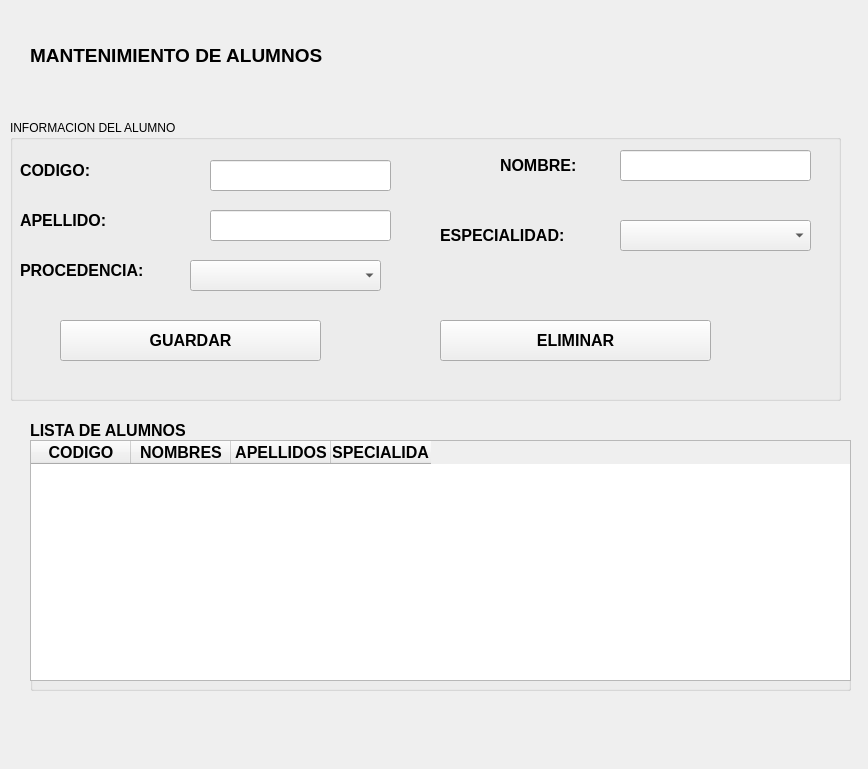
<?xml version="1.0" encoding="UTF-8"?>
<ui version="4.0">
 <class>MainWindow</class>
 <widget class="QMainWindow" name="MainWindow">
  <property name="geometry">
   <rect>
    <x>0</x>
    <y>0</y>
    <width>868</width>
    <height>769</height>
   </rect>
  </property>
  <property name="windowTitle">
   <string>MainWindow</string>
  </property>
  <widget class="QWidget" name="centralwidget">
   <widget class="QGroupBox" name="groupBox">
    <property name="geometry">
     <rect>
      <x>10</x>
      <y>120</y>
      <width>831</width>
      <height>281</height>
     </rect>
    </property>
    <property name="title">
     <string>INFORMACION DEL ALUMNO</string>
    </property>
    <widget class="QLabel" name="label">
     <property name="geometry">
      <rect>
       <x>10</x>
       <y>40</y>
       <width>111</width>
       <height>21</height>
      </rect>
     </property>
     <property name="font">
      <font>
       <pointsize>12</pointsize>
       <weight>75</weight>
       <bold>true</bold>
      </font>
     </property>
     <property name="text">
      <string>CODIGO:</string>
     </property>
    </widget>
    <widget class="QLabel" name="label_3">
     <property name="geometry">
      <rect>
       <x>10</x>
       <y>90</y>
       <width>111</width>
       <height>21</height>
      </rect>
     </property>
     <property name="font">
      <font>
       <pointsize>12</pointsize>
       <weight>75</weight>
       <bold>true</bold>
      </font>
     </property>
     <property name="text">
      <string>APELLIDO:</string>
     </property>
    </widget>
    <widget class="QLabel" name="label_4">
     <property name="geometry">
      <rect>
       <x>490</x>
       <y>30</y>
       <width>101</width>
       <height>31</height>
      </rect>
     </property>
     <property name="font">
      <font>
       <pointsize>12</pointsize>
       <weight>75</weight>
       <bold>true</bold>
      </font>
     </property>
     <property name="text">
      <string>NOMBRE:</string>
     </property>
    </widget>
    <widget class="QLabel" name="label_5">
     <property name="geometry">
      <rect>
       <x>430</x>
       <y>100</y>
       <width>171</width>
       <height>31</height>
      </rect>
     </property>
     <property name="font">
      <font>
       <pointsize>12</pointsize>
       <weight>75</weight>
       <bold>true</bold>
      </font>
     </property>
     <property name="text">
      <string>ESPECIALIDAD:</string>
     </property>
    </widget>
    <widget class="QComboBox" name="cd_especialidad">
     <property name="geometry">
      <rect>
       <x>610</x>
       <y>100</y>
       <width>191</width>
       <height>31</height>
      </rect>
     </property>
    </widget>
    <widget class="QComboBox" name="cd_Codigo">
     <property name="geometry">
      <rect>
       <x>180</x>
       <y>140</y>
       <width>191</width>
       <height>31</height>
      </rect>
     </property>
    </widget>
    <widget class="QLabel" name="label_6">
     <property name="geometry">
      <rect>
       <x>10</x>
       <y>140</y>
       <width>151</width>
       <height>21</height>
      </rect>
     </property>
     <property name="font">
      <font>
       <pointsize>12</pointsize>
       <weight>75</weight>
       <bold>true</bold>
      </font>
     </property>
     <property name="text">
      <string>PROCEDENCIA:</string>
     </property>
    </widget>
    <widget class="QLineEdit" name="txt_codigo">
     <property name="geometry">
      <rect>
       <x>200</x>
       <y>40</y>
       <width>181</width>
       <height>31</height>
      </rect>
     </property>
    </widget>
    <widget class="QLineEdit" name="lineEdit_3">
     <property name="geometry">
      <rect>
       <x>200</x>
       <y>90</y>
       <width>181</width>
       <height>31</height>
      </rect>
     </property>
    </widget>
    <widget class="QLineEdit" name="txt_nombre">
     <property name="geometry">
      <rect>
       <x>610</x>
       <y>30</y>
       <width>191</width>
       <height>31</height>
      </rect>
     </property>
    </widget>
    <widget class="QPushButton" name="cd_guardar">
     <property name="geometry">
      <rect>
       <x>50</x>
       <y>200</y>
       <width>261</width>
       <height>41</height>
      </rect>
     </property>
     <property name="font">
      <font>
       <pointsize>12</pointsize>
       <weight>75</weight>
       <bold>true</bold>
      </font>
     </property>
     <property name="text">
      <string>GUARDAR</string>
     </property>
    </widget>
    <widget class="QPushButton" name="xd_eliminar">
     <property name="geometry">
      <rect>
       <x>430</x>
       <y>200</y>
       <width>271</width>
       <height>41</height>
      </rect>
     </property>
     <property name="font">
      <font>
       <pointsize>12</pointsize>
       <weight>75</weight>
       <bold>true</bold>
      </font>
     </property>
     <property name="text">
      <string>ELIMINAR</string>
     </property>
    </widget>
   </widget>
   <widget class="QLabel" name="label_2">
    <property name="geometry">
     <rect>
      <x>30</x>
      <y>20</y>
      <width>721</width>
      <height>71</height>
     </rect>
    </property>
    <property name="font">
     <font>
      <pointsize>14</pointsize>
      <weight>75</weight>
      <italic>false</italic>
      <bold>true</bold>
      <underline>false</underline>
      <strikeout>false</strikeout>
     </font>
    </property>
    <property name="text">
     <string>MANTENIMIENTO DE ALUMNOS</string>
    </property>
   </widget>
   <widget class="QGroupBox" name="groupBox_2">
    <property name="geometry">
     <rect>
      <x>30</x>
      <y>420</y>
      <width>821</width>
      <height>271</height>
     </rect>
    </property>
    <property name="font">
     <font>
      <pointsize>12</pointsize>
      <weight>75</weight>
      <bold>true</bold>
     </font>
    </property>
    <property name="title">
     <string>LISTA DE ALUMNOS</string>
    </property>
    <widget class="QTableWidget" name="tb_alumno">
     <property name="geometry">
      <rect>
       <x>0</x>
       <y>20</y>
       <width>821</width>
       <height>241</height>
      </rect>
     </property>
     <property name="font">
      <font>
       <pointsize>12</pointsize>
       <weight>75</weight>
       <bold>true</bold>
      </font>
     </property>
     <property name="frameShadow">
      <enum>QFrame::Raised</enum>
     </property>
     <column>
      <property name="text">
       <string>CODIGO</string>
      </property>
     </column>
     <column>
      <property name="text">
       <string>NOMBRES</string>
      </property>
     </column>
     <column>
      <property name="text">
       <string>APELLIDOS</string>
      </property>
     </column>
     <column>
      <property name="text">
       <string>ESPECIALIDAD</string>
      </property>
     </column>
    </widget>
   </widget>
  </widget>
 </widget>
 <resources/>
 <connections/>
</ui>
